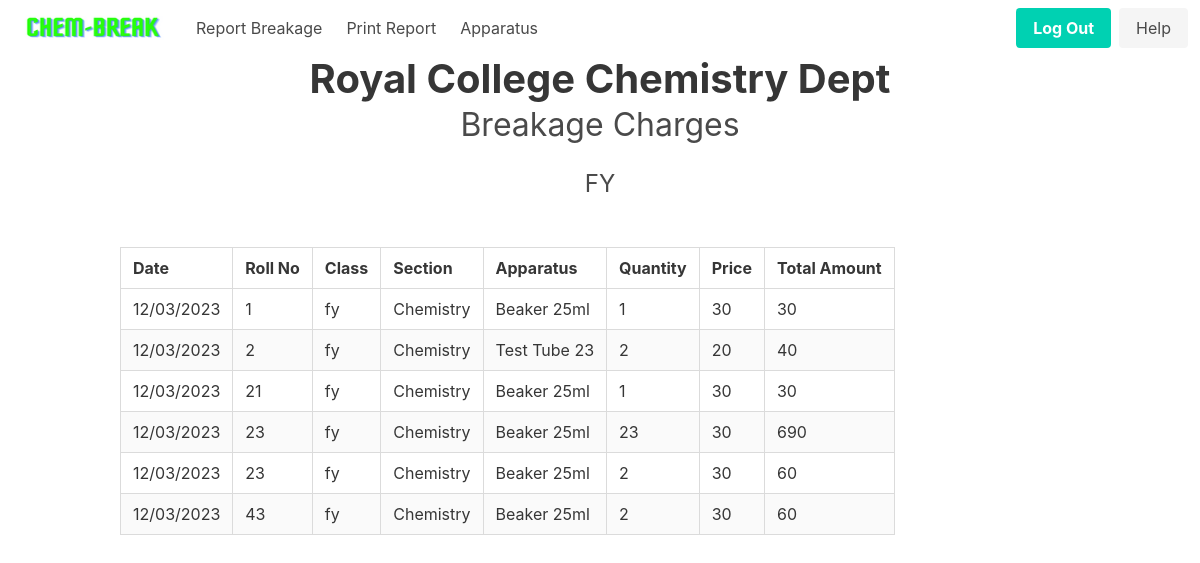
/test/home/records/fy (signed in), run on the app's committed database.
### app/models.py (models this page shows, shortened)
class Student(db.Model):
    __tablename__ = "student"
    id = db.Column(db.Integer, primary_key=True)
    unique_id = db.Column(db.String(100), unique=True, nullable=False)
    roll_no = db.Column(db.String(10), nullable=False)
    class_ = db.Column(db.String(10), nullable=False)
    section = db.Column(db.String(10), nullable=False, default="Chemistry")
    total_amount = db.relationship('Bank', backref='student', lazy=True)

### app/routes.py (the view)
@main.route("/test/home/records/<string:class_name>")
@login_required
def test_class_records(class_name):
    valid_classes = ['fy', 'sy', 'ty']
    if class_name.lower() not in valid_classes:
        abort(404)
    class_students = Student.query.filter_by(class_=class_name.lower()).all()
    view_records = []
    for student in class_students:
        breakages = Breakage.query.join(Apparatus).filter(
            and_(Breakage.student_unique_id == student.unique_id)).all()
        for breakage in breakages:
            view_record = ViewRecord(
                date=breakage.date.strftime('%d/%m/%Y'),
                roll_no=student.roll_no,
                class_=student.class_,
                section=student.section,
                apparatus=breakage.apparatus.name + " " + breakage.apparatus.size,
                quantity=breakage.quantity,
                price=breakage.apparatus.price,
                total_ammount=breakage.quantity * breakage.apparatus.price
            )
            view_records.append(view_record)
    sorted_records = sorted(view_records, key=lambda x: x.roll_no)
    return render_template('class_records.html', records=sorted_records, class_name=class_name.upper())

### app/__init__.py (called while the page is built)
def create_app(config=None):
    app = Flask(__name__)
    if config:
        app.config.from_object(config)
    db.init_app(app)
    login_manager = LoginManager()
    login_manager.login_view = 'auth.login'
    login_manager.init_app(app)
    with app.app_context():
        from app.models import User, Breakage, Student, Apparatus, Record, Bank
        db.create_all()
    from app.models import User
    @login_manager.user_loader
    def load_user(user_id):
        return User.query.get(int(user_id))
    from .auth import auth as auth_blueprint
    app.register_blueprint(auth_blueprint)
    from .routes import main as main_blueprint
    app.register_blueprint(main_blueprint)
    return app

### app/templates/class_records.html (shortened to what this page needs)
{% extends 'nav_base.html' %}
{% block content %}
<div class="container">
    <div class="columns is-vcentered is-center">
        <div class="column">
            <h1 class="title is-2 has-text-centered has-text-weight-bold">Royal College Chemistry Dept</h1>
            <h2 class="subtitle is-3 has-text-centered">Breakage Charges</h2>
            <h3 class="subtitle is-4 has-text-centered">{{ class_name }}</h3>
        </div>
    </div>
</div>
<div class="container mt-6 is-center mx-auto">
    <table class="table is-bordered is-striped is-hoverable">
        <thead>
            <tr>
                <th>Date</th>
                <th>Roll No</th>
                <th>Class</th>
                <th>Section</th>
                <th>Apparatus</th>
                <th>Quantity</th>
                <th>Price</th>
                <th>Total Amount</th>
            </tr>
        </thead>
        <tbody>
            {% for record in records %}
            <tr>
                <td>{{ record.date }}</td>
                <td>{{ record.roll_no }}</td>
                <td>{{ record.class_ }}</td>
                <td>{{ record.section }}</td>
                <td>{{ record.apparatus }}</td>
                <td>{{ record.quantity }}</td>
                <td>{{ record.price }}</td>
                <td>{{ record.total_ammount }}</td>
            </tr>
            {% endfor %}
        </tbody>
    </table>
</div>
{% endblock %}

### data on the page
Student: date "12/03/2023", roll_no "1", class_ "fy", section "Chemistry", apparatus "Beaker 25ml", quantity "1", price "30", total_ammount "30"
Student: date "12/03/2023", roll_no "2", class_ "fy", section "Chemistry", apparatus "Test Tube 23", quantity "2", price "20", total_ammount "40"
Student: date "12/03/2023", roll_no "21", class_ "fy", section "Chemistry", apparatus "Beaker 25ml", quantity "1", price "30", total_ammount "30"
Student: date "12/03/2023", roll_no "23", class_ "fy", section "Chemistry", apparatus "Beaker 25ml", quantity "23", price "30", total_ammount "690", quantity "2", total_ammount "60"
Student: date "12/03/2023", roll_no "43", class_ "fy", section "Chemistry", apparatus "Beaker 25ml", quantity "2", price "30", total_ammount "60"

### other printed values
{{ class_name }} "FY"
